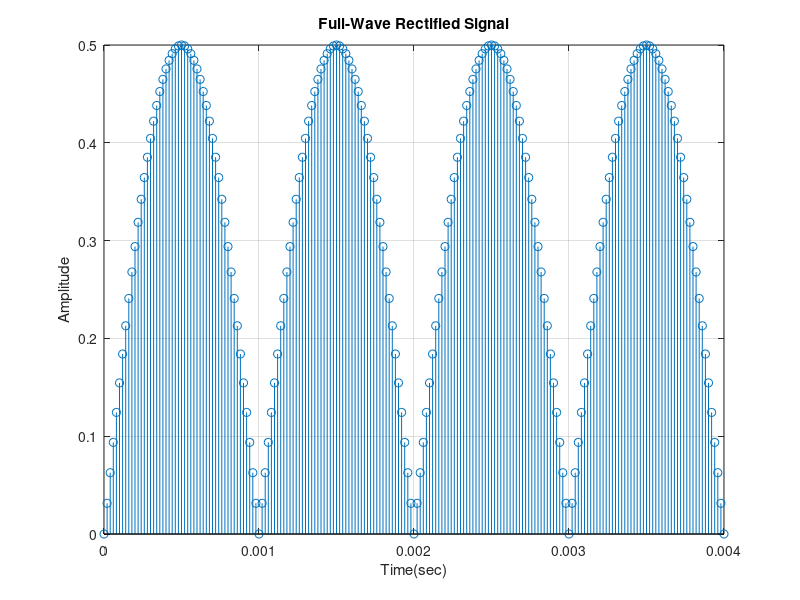

Recreate this plot in MATLAB.
%% PRACTICE 2.5. Generation of a full-wave rectified sinusoid

clc; clear all; close all
Amax = 0.5;
Fo = 500;
T = 1/Fo;
duration = 2*T;
Ts = T/100;
tn = 0:Ts:duration; % Discrete time vector
y = Amax*sin(2*pi*Fo*tn); % Amplitude vector
% The full-wave rectified signal is obtained by inverting 
% the negative half-cycles using the abs command:
y_abs = abs(y);
% Visual verification:
figure % Opens a new figure window
stem(tn, y_abs) % Plots Time Axis vs. Amplitude Axis
grid on % Adds minor grid lines to the background
xlabel('Time(sec)') % X-axis title
ylabel('Amplitude') % Y-axis title
title('Full-Wave Rectified Signal') % Plot title
% Audio verification:
% Fs = 1/Ts;
% sound(y_abs, Fs)
